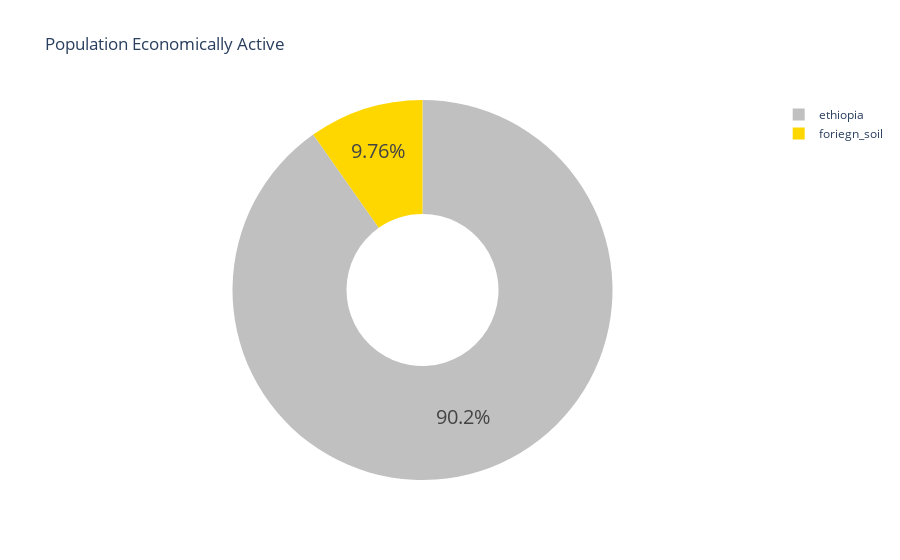

This figure's notebook cell:
### Code cell
fig4 = px.pie(df.pob, hole = 0.4,
              names = df.pob, color = df.pob,
              title = 'Population Economically Active',
              color_discrete_map = {'ethiopia':'#C0C0C0', 
                                    'foriegn_soil': '#FFD700', 
                                             
             })
fig4.update_traces(title_font = dict(size=25,family='Verdana', 
                   color='darkred'),
                   hoverinfo='label',
                   textinfo='percent', textfont_size=20)
fig4.show()

### Figure 1 — Plotly figure (JSON) as saved in the notebook; plotly's stock layout.template omitted (floating-point values rounded to 4 significant figures; data arrays with more than 128 entries replaced by an {"elided": "..."} marker saying what was removed)
{"data": [{"customdata": {"elided": "287x1 str values"}, "domain": {"x": [0, 1], "y": [0, 1]}, "hole": 0.4, "hoverinfo": "label", "hovertemplate": "label=%{label}<br>color=%{customdata[0]}<extra></extra>", "labels": {"elided": "287 str values"}, "legendgroup": "", "marker": {"colors": {"elided": "287 str values"}}, "name": "", "showlegend": true, "textfont": {"size": 20}, "textinfo": "percent", "title": {"font": {"color": "darkred", "family": "Verdana", "size": 25}}, "type": "pie"}], "layout": {"legend": {"tracegroupgap": 0}, "title": {"text": "Population Economically Active"}}}
